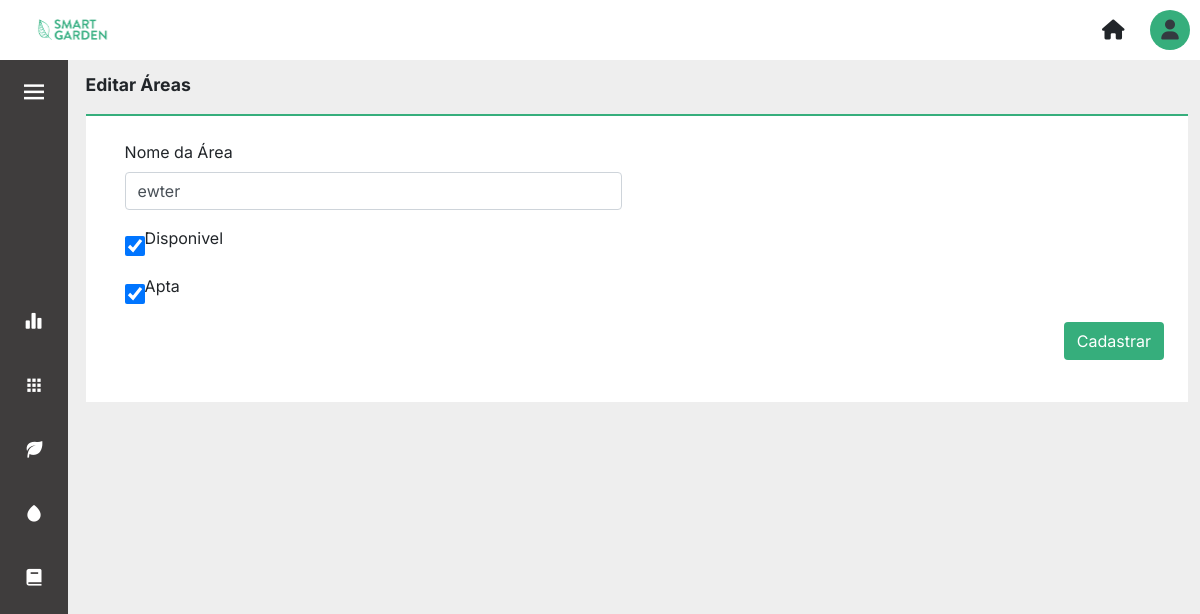
Screenshot of /update_areas/2 with the database file from the repository.
### core/models.py (models this page shows, shortened)
class AreaCultivo(models.Model):
    nome = models.CharField(max_length=100)
    disponivel = models.BooleanField(blank=True, null=False, default=True)
    apta = models.BooleanField(blank=False, null=False, default=True)

### core/views.py (the view)
# urls.py: path('update_areas/<int:id>', views.update_areas, name='update_areas'),
def update_areas(request, id):
    area = AreaCultivo.objects.get(id=id)
    form = FormAreas(instance=area)
    if request.method == 'POST':
        form = FormAreas(request.POST, instance=area)
        if form.is_valid():
            form.save()
            return redirect('areas')
    return render(request, 'update_areas.html', {'formareas': form})

### core/forms.py
class FormAreas(forms.ModelForm):
    class Meta:
        model = AreaCultivo
        fields = '__all__'
        labels = {'nome':'Nome da Área'}

### templates/update_areas.html
{% extends 'layout.html' %} {% load static %} {% block content %}{% load widget_tweaks%}
<p class="title-page">Editar Áreas</p>
<section class="container_forms">
    <form action="" method="post">{% csrf_token %}
        {% csrf_token %} {% for field in formareas.visible_fields %}
        <div class="form-group col-6 mb-3">
            {% if field.label == 'Disponivel' or field.label == 'Apta' %}
            <div class="form-check form-switch">
                {{field|add_class:'form-check-input'}}
                <label for="{{field.id_for_label}}">{{field.label}}</label>
            </div>
            {%else%}
            <label for="{{field.id_for_label}}" class="mb-2">{{field.label}}</label>
            {{field|add_class:'form-control'}} {% endif %}
        </div>
        {% endfor %}
        <input type="submit" value="Cadastrar" class="btn btn_salvar" />
    </form>
</section>
{% endblock%}

### static/css/layout.css (style rules this page uses)
body { background-color: var(--light-color); }

### static/css/global.css (style rules this page uses)
* { margin: 0; padding: 0; }
:root { --nav-width: 68px; --gray-dark: #3f3d3d; --green-primary: #0bd692; --green-secondary: #36ae7c; --white-color: #ffffff; --light-color: #eeeeee; --body-font: 'Inter', sans-serif; --title-font: 'Roboto' sans-serif; --font-name: 'Raleway', sans-serif; --normal-font-size: 1rem; --z-fixed: 100; }
body { position: relative; font-family: var(--body-font); font-size: var(--normal-font-size); transition: 0.5s; max-width: 100vw; }
.title-page { font-family: var(--title-font); font-weight: 700; font-size: 1.1rem; }
.form-check input { width: 20px; height: 20px; bottom: 2px; }

### static/css/forms.css (style rules this page uses)
.container_forms { padding: 1.5rem; padding-bottom: 5rem; margin: 0 auto; border-top: 2px solid var(--green-secondary); background-color: var(--white-color); }
.btn_salvar, .btn_salvar:hover { background-color: var(--green-secondary) !important; color: var(--white-color) !important; float: right; margin-left: 0.5rem; }

### rows the page displays
AreaCultivo: visible_fields "ewter", visible_fields "☑" "☑"

### other values shown
{{ field.label }} "Nome da Área"
{{ field.label }} "Disponivel" "Apta"
